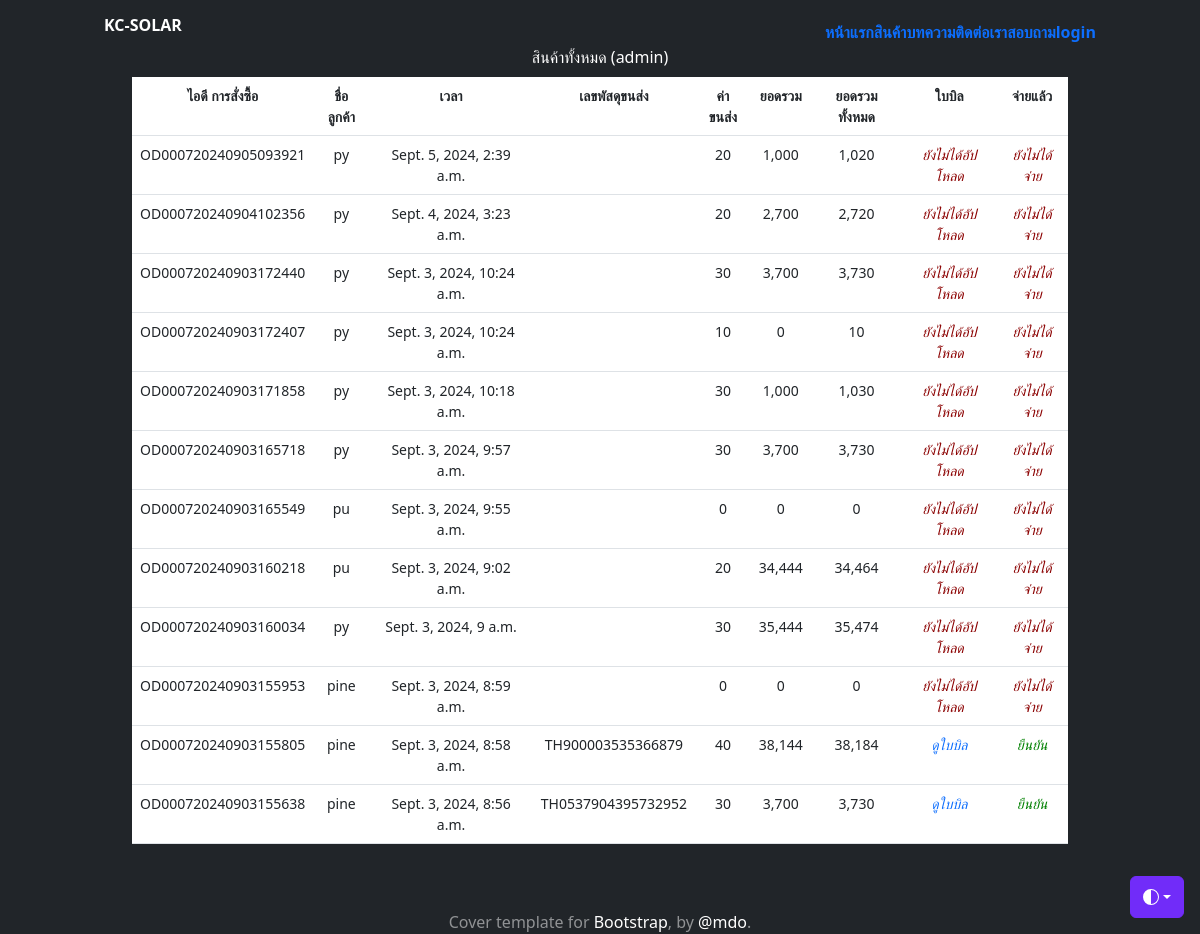
The page /customer-all-order/ on the database its author committed.
### firstapp/models.py (models this page shows, shortened)
class CartOrder(models.Model):
    order_id = models.CharField(max_length=100)
    user = models.ForeignKey(User, on_delete=models.CASCADE)
    first_name = models.CharField(max_length=100, null=True, blank=True)
    last_name = models.CharField(max_length=100, null=True, blank=True)
    tel = models.CharField(max_length=14)
    email = models.CharField(max_length=50, null=True, blank=True)
    address = models.TextField()
    express = models.CharField(max_length=100, null=True, blank=True)
    payment = models.CharField(max_length=100)
    other = models.TextField(null=True, blank=True)
    stamp = models.DateTimeField(auto_now_add=True, null=True, blank=True)
    paid = models.BooleanField(default=False)
    confirmed = models.BooleanField(default=False)
    slip = models.ImageField(upload_to="cart-slip/", null=True, blank=True)
    slip_time = models.DateField(null=True, blank=True)
    bank_account = models.CharField(
        max_length=50,
        choices=[
            ('KBank', 'KBank'),
            ('SCB', 'SCB'),
            ('TTB', 'TTB'),
            ('BBL', 'BBL'),
            ('BAY', 'BAY'),
            ('อื่นๆ', 'อื่นๆ'),
        ],
        default='KBank'
    )
    payment_id = models.CharField(max_length=100, null=True, blank=True)
    tracking_number = models.CharField(max_length=100, null=True, blank=True)

### firstapp/views.py (the view)
# urls.py: path('customer-all-order/', CustomerAllOrder, name="customer-all-order"),
def CustomerAllOrder(request):
    context = {}
    cart_order = CartOrder.objects.all().order_by("-id")
    for co in cart_order:
        order_id = co.order_id
        order_product = OrderProduct.objects.filter(order_id=order_id)
        total = sum([o.total for o in order_product])
        co.total = total
        count = sum([o.quantity for o in order_product])
        if co.express == "flash":
            shipping_cost = sum([20 if i == 0 else 10 for i in range(count)])
        elif co.express == "kerry":
            shipping_cost = sum([20 if i == 0 else 8 for i in range(count)])
        elif co.express == "j&t":
            shipping_cost = sum([20 if i == 0 else 9 for i in range(count)])
        elif co.express == "thailandpost":
            shipping_cost = sum([20 if i == 0 else 12 for i in range(count)])
        else:
            shipping_cost = sum([20 if i == 0 else 11 for i in range(count)])
        if co.payment == "cod":
            shipping_cost += 10
        co.shipping_cost = shipping_cost
    context["cart_order"] = cart_order
    return render(request, "firstapp/customer-all-order.html", context)

### firstapp/templates/firstapp/customer-all-order.html
{% extends 'firstapp/base.html' %}
{% load static %}
{% load humanize %}
{% block content %}
<div class="container">
    <div class="text-color-black">
      <div class="text-color-black">
        <h3>สินค้าทั้งหมด (admin)</h3>
      </div>
      <div style="padding: 5px"></div>
      <table class="table">
        <tr style="font-size: 14px;">
            <th>ไอดี การสั่งซื้อ</th>
            <th>ชื่อลูกค้า</th>
            <th>เวลา</th>
            <th>เลขพัสดุขนส่ง</th>
            <th>ค่าขนส่ง</th>
            <th>ยอดรวม</th>
            <th>ยอดรวมทั้งหมด</th>
            <th>ใบบิล</th>
            <th>จ่ายแล้ว</th>
        </tr>
        {% for co in cart_order %}
        <tr style="font-size: 14px;">
          <td><a href="{% url 'cart-order-update-tracking' co.order_id %}" style="font-size: 14px;">{{ co.order_id}}</a></td>
          <td>{{ co.first_name }}</td>
          <td>{{ co.stamp }}</td>
          <td>
            {% if co.tracking_number != None %}
                {{ co.tracking_number }}
            {% endif %}
          </td>
          <td>{{ co.shipping_cost }}</td>
          <td>{{ co.total|intcomma }}</td>
          <td>{{ co.total|add:co.shipping_cost|intcomma }}</td>
          <td>
            {% if co.slip %}
            <a href="{{ co.slip.url }}">
              <i class="fa fa-address-card-o"
              style="font-size:14px;color:#0d6efd;">
             ดูใบบิล
              </i>
            </a>
          {% else %}
            <i class="fa fa-close"
            style="font-size:14px;color:darkred;">
            ยังไม่ได้อัปโหลด
            </i>
           {% endif %}
          </td>
          <td>
            {% if co.paid and co.slip %}
                <a href="{% url 'update-status' co.order_id 'cancle' %}"><i class="fa fa-check-square-o" style="font-size:14px;color:#2a8df4;">จ่ายแล้ว</i></a>
            {% elif co.paid == False and not co.slip %}
                <i class="fa fa-close" style="font-size:14px;color:darkred;">ยังไม่ได้จ่าย</i>
            {% else %}
                <a href="{% url 'update-status' co.order_id 'confirm' %}"><i class="fa fa-check" style="font-size:14px;color:green;">ยืนยัน</i></a>
            {% endif %}
          </td>
        </tr>
        {% endfor %}
      </table>
    </div>
    <div style="padding: 5px"></div>
    <div style="padding: 20px"></div>
</div>
{% endblock content %}

### rows shown on the page
CartOrder: order_id "OD000720240905093921", first_name "py", stamp "Sept. 5, 2024, 2:39 a.m.", shipping_cost "20", total "1,000", total|add "1,020", slip "ยังไม่ได้อัปโหลด", paid "ยังไม่ได้จ่าย"
CartOrder: order_id "OD000720240904102356", first_name "py", stamp "Sept. 4, 2024, 3:23 a.m.", shipping_cost "20", total "2,700", total|add "2,720", slip "ยังไม่ได้อัปโหลด", paid "ยังไม่ได้จ่าย"
CartOrder: order_id "OD000720240903172440", first_name "py", stamp "Sept. 3, 2024, 10:24 a.m.", shipping_cost "30", total "3,700", total|add "3,730", slip "ยังไม่ได้อัปโหลด", paid "ยังไม่ได้จ่าย"
CartOrder: order_id "OD000720240903172407", first_name "py", stamp "Sept. 3, 2024, 10:24 a.m.", shipping_cost "10", total "0", total|add "10", slip "ยังไม่ได้อัปโหลด", paid "ยังไม่ได้จ่าย"
CartOrder: order_id "OD000720240903171858", first_name "py", stamp "Sept. 3, 2024, 10:18 a.m.", shipping_cost "30", total "1,000", total|add "1,030", slip "ยังไม่ได้อัปโหลด", paid "ยังไม่ได้จ่าย"
CartOrder: order_id "OD000720240903165718", first_name "py", stamp "Sept. 3, 2024, 9:57 a.m.", shipping_cost "30", total "3,700", total|add "3,730", slip "ยังไม่ได้อัปโหลด", paid "ยังไม่ได้จ่าย"
CartOrder: order_id "OD000720240903165549", first_name "pu", stamp "Sept. 3, 2024, 9:55 a.m.", shipping_cost "0", total "0", total|add "0", slip "ยังไม่ได้อัปโหลด", paid "ยังไม่ได้จ่าย"
CartOrder: order_id "OD000720240903160218", first_name "pu", stamp "Sept. 3, 2024, 9:02 a.m.", shipping_cost "20", total "34,444", total|add "34,464", slip "ยังไม่ได้อัปโหลด", paid "ยังไม่ได้จ่าย"
CartOrder: order_id "OD000720240903160034", first_name "py", stamp "Sept. 3, 2024, 9 a.m.", shipping_cost "30", total "35,444", total|add "35,474", slip "ยังไม่ได้อัปโหลด", paid "ยังไม่ได้จ่าย"
CartOrder: order_id "OD000720240903155953", first_name "pine", stamp "Sept. 3, 2024, 8:59 a.m.", shipping_cost "0", total "0", total|add "0", slip "ยังไม่ได้อัปโหลด", paid "ยังไม่ได้จ่าย"
CartOrder: order_id "OD000720240903155805", first_name "pine", stamp "Sept. 3, 2024, 8:58 a.m.", tracking_number "TH900003535366879", shipping_cost "40", total "38,144", total|add "38,184", paid "ยืนยัน"
CartOrder: order_id "OD000720240903155638", first_name "pine", stamp "Sept. 3, 2024, 8:56 a.m.", tracking_number "TH0537904395732952", shipping_cost "30", total "3,700", total|add "3,730", paid "ยืนยัน"
